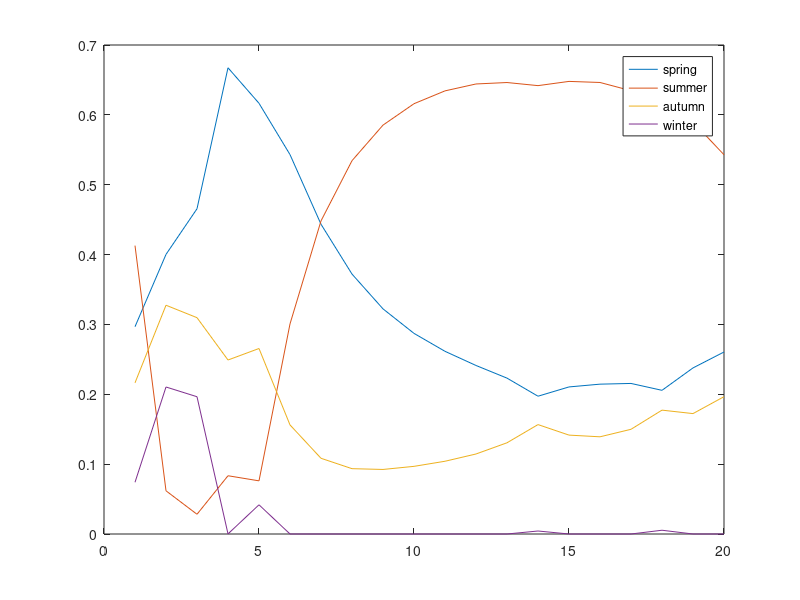

Write the MATLAB code that produced this figure.
% PGM708, hw01, Willie Neiswanger
% sum product algorithm (Baum-Welch)

function marginalProb = sumProduct()
    % observations
    O_str = ['R','F','F','H','F','H','H','H','H','H', ...
            'H','H','H','R','H','H','H','R','H','H'];
    O = [2,3,3,1,3,1,1,1,1,1,...
        1,1,1,2,1,1,1,2,1,1];
    % transition matrix (col/row order S,M,A,W)
    T = [0.8,0.17,0.02,0.01;...
        0.1,0.7,0.19,0.01;...
        0.02,0.05,0.7,0.23;...
        0.2,0.01,0.04,0.7];
    % initial vector
    I = [0.15,0.6,0.2,0.05];
    % emission matrix (col order H,R,F)
    E = [0.4,0.3,0.3;...
        0.5,0.45,0.05;...
        0.3,0.4,0.3;...
        0.0001,0.2499,0.75];
    % do sumProduct
    marginalProb = sumProd();
    dlmwrite('gamma.txt',marginalProb');
    plot(marginalProb');
    legend('spring','summer','autumn','winter');


    function M = sumProd()
        alpha = getAlphaMat();
        beta = getBetaMat();
        M = getMarginals(alpha,beta);
    end

    function A = getAlphaMat()
        A = I'.*E(:,O(1));
        for n = 2:length(O)
            A = nextAlpha(A);
        end
    end

    function matA = nextAlpha(matA)
        t = size(matA,2)+1;
        matA(:,t) = 0;
        for i = 1:size(matA,1)
            tmp = dot(matA(:,t-1),T(:,i));
            matA(i,t) = tmp*E(i,O(t));
        end
        matA(:,t) = matA(:,t) / sum(matA(:,t));
    end

    function B = getBetaMat()
        B = ones(length(I),1);
        for n = length(O)-1:-1:1
            B = nextBeta(B);
        end
    end

    function matB = nextBeta(matB)
        t = length(O) - size(matB,2);
        matB = [zeros(size(matB,1),1),matB];
        for i = 1:size(matB,1)
            matB(i,1) = sum(matB(:,2).*E(:,O(t+1)).*T(:,i));
        end
        matB(:,1) = matB(:,1) / sum(matB(:,1));
    end

    function marg = getMarginals(A,B)
        for i = 1:size(A,2)
            marg(:,i) = A(:,i).*B(:,i);
            marg(:,i) = marg(:,i)/sum(marg(:,i));
        end
    end

end
